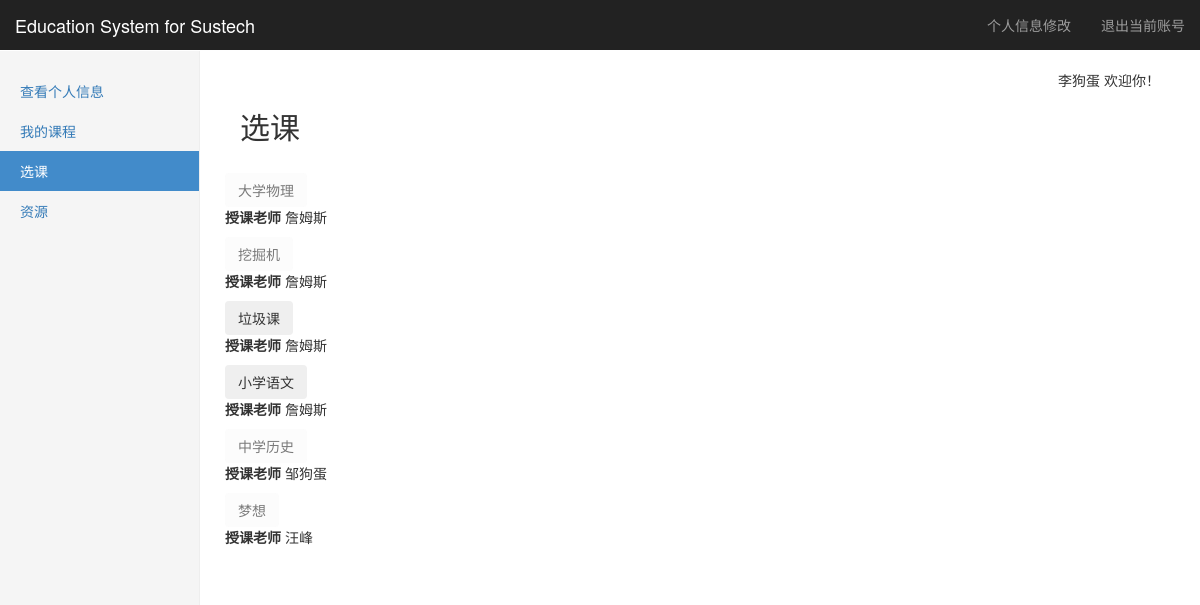
/course/select (signed in), run on the app's committed database.
### tables this page shows
CREATE TABLE "account" (
	`userid`	INTEGER NOT NULL PRIMARY KEY AUTOINCREMENT,
	`username`	string NOT NULL,
	`password`	string NOT NULL,
	`privilege`	int NOT NULL
);

CREATE TABLE "course" (
	`courseid`	INTEGER NOT NULL PRIMARY KEY AUTOINCREMENT,
	`teacherid`	int,
	`name`	string NOT NULL,
	`term`	string,
	`time`	string,
	`intro`	string
);

### Listener.py (the view, shortened to what this page needs)
@app.route(select_url, methods=['GET', 'POST'])
def selectcourse():
    Course=SQL_Course(get_db())
    if not (session.get('login') and session.get('username') and session.get('privilege')):
        return redirect(url_for('logout'))
    username = session['username']
    p = session['privilege']
    sidebar = GetSideBar(GetBar(p), '选课')
    if(p!=1):
        return redirect(url_for("addcourse"))
    xcourse=request.args.get("course","")
    if(xcourse==""):
        courses=Course.SearchCourse_3()
        mycourse=Course.SearchCourse_1(username)
        mycourselist=[]
        for i in mycourse:
            mycourselist.append(i['name'])
        return render_template("selectcourse.html", username=username, sidebar=sidebar, p=p, courses=courses,mycourse=mycourselist)

### Config/Link_db.py (called while the page is built)
    def select(self,sql):
        try:
            self.__cursor.execute(sql)
            data = self.__cursor.fetchall()
            return data
        except:
            print("Error: unable to fecth data with sql query: "+sql)
            return False

    def close(self):
        if(self.__db!=None):
            self.__db.close()

### Listener.py (called while the page is built)
def get_db():   #使用flask的g对象，每次访问都会有个独立的g对象，保证线程的数据库操作的安全
    if not hasattr(g, 'db'):
        g.db = Link_db()
    return g.db

def GetBar(privilege):  #根据用户privilege返回不同的sidebar
    if(privilege==3):
        return adminbar
    elif(privilege==2):
        return teacherbar
    elif(privilege==1):
        return studentbar

### SQL_libarary/Func_lib.py (called while the page is built)
def GetSideBar(sidebar,activebar=None): #对sidebar进行整理并返回整理好的元组
    result=[]
    for key in sidebar:
        bar1={}
        bar1['name']=key
        bar1['href']=sidebar[key]
        if(activebar==key):
            bar1['active']='active'
        result.append(bar1)
    return result

### SQL_libarary/SQL_Course.py (called while the page is built)
    def GetUserid(self,username):
        sql = "select userid from %s where username='%s' " %(AccountTable,username)
        data = self.__db.select(sql)
        if(len(data)==0):
            return False
        return data[0][0]

    def SearchCourse_1(self,username):
        id=self.GetUserid(username)
        sql = " select name,username from %s s join %s c on c.courseid=s.courseid " \
              "join %s a on a.userid=c.teacherid  where studentid=%s" % (Student_Course_Table,CourseTable,AccountTable,id)
        data = self.__db.select(sql)
        result=[]
        for i in data:
            mydict={}
            mydict['name']=i[0]
            mydict['teacher']=i[1]
            result.append(mydict)
        return result

    def SearchCourse_3(self):
        sql= "select name,username from %s c join %s a on a.userid=c.teacherid" %(CourseTable,AccountTable)
        data = self.__db.select(sql)
        result = []
        for i in data:
            mydict = {}
            mydict['name'] = i[0]
            mydict['teacher'] = i[1]
            result.append(mydict)
        return result

### templates/selectcourse.html (shortened to what this page needs)
{% extends "layout.html" %}
{% block body %}
<h2>选课</h2>
<br/>
{% for course in courses %}
{% if course.name in mycourse %}
    <div class="row">
               <div class="form-inline">
                   <button class="btn" onclick="go('{{ course.name }}');" disabled>{{ course.name }}</button>
				   <p><Strong>授课老师&nbsp;</strong>{{ course.teacher }}</p>
               </div>
    </div>
{% else %}
   <div class="row">
               <div class="form-inline">
                   <button class="btn" onclick="go('{{ course.name }}');" >{{ course.name }}</button>
				   <p><Strong>授课老师&nbsp;</strong>{{ course.teacher }}</p>
               </div>
    </div>
{% endif %}
{% endfor %}
{% endblock %}

### templates/layout.html (shortened to what this page needs)
<!DOCTYPE html>
<html lang="zh-CN">
  <head>
	<link href="../static/css/bootstrap.min.css" rel="stylesheet">
	<link href="../static/css/dashboard.css" rel="stylesheet">
	<link href="../static/css/upload.css" rel="stylesheet">
  </head>
  <body>
	    <nav class="navbar navbar-inverse navbar-fixed-top">
		  <div class="container-fluid">
			<div class="navbar-header">
			  <a class="navbar-brand" href="/introduction">Education System for Sustech</a>
			</div>
			<div id="navbar" class="navbar-collapse collapse">
			  <ul class="nav navbar-nav navbar-right">
				<li><a href="/myinformation/change">个人信息修改</a></li>
				<li><a href="/logout">退出当前账号</a></li>
			  </ul>
			</div>
		  </div>
		</nav>
		<div class="container-fluid">
		  <div class="row">
			<div class="col-sm-3 col-md-2 sidebar">
			  <ul class="nav nav-sidebar">
			  {% for bar in sidebar %}
				<li {% if bar.active=="active" %}class="active"{% endif %}>
					<a href="{{ bar.href }}">{{ bar.name }}</a>
				</li>
			  {% endfor %}
			  </ul>
			</div>
			<div class="col-sm-9 col-sm-offset-3 col-md-10 col-md-offset-2 main">
			<p class="text-right">{{ username }}  欢迎你！</p>
				{% block body %}{% endblock %}
			</div>
		  </div>
		</div>
  </body>
</html>

### static/css/dashboard.css (style rules this page uses)
body { padding-top: 50px; }
.navbar-fixed-top { border: 0; }
.sidebar { display: none; }
@media (min-width: 768px) { .sidebar { position: fixed; top: 51px; bottom: 0; left: 0; z-index: 1000; display: block; padding: 20px; overflow-x: hidden; overflow-y: auto; background-color: #f5f5f5; border-right: 1px solid #eee; } }
.nav-sidebar { margin-right: -21px; margin-bottom: 20px; margin-left: -20px; }
.nav-sidebar > li > a { padding-right: 20px; padding-left: 20px; }
.nav-sidebar > .active > a, .nav-sidebar > .active > a:hover, .nav-sidebar > .active > a:focus { color: #fff; background-color: #428bca; }
.main { padding: 20px; }
@media (min-width: 768px) { .main { padding-right: 40px; padding-left: 40px; } }

### data on the page
account: username "李狗蛋"
course: name "大学物理", teacher "詹姆斯"
course: name "挖掘机", teacher "詹姆斯"
course: name "垃圾课", teacher "詹姆斯"
course: name "小学语文", teacher "詹姆斯"
course: name "中学历史", teacher "邹狗蛋"
course: name "梦想", teacher "汪峰"

### other printed values
{{ bar.name }} "查看个人信息" "我的课程" "选课" "资源"
